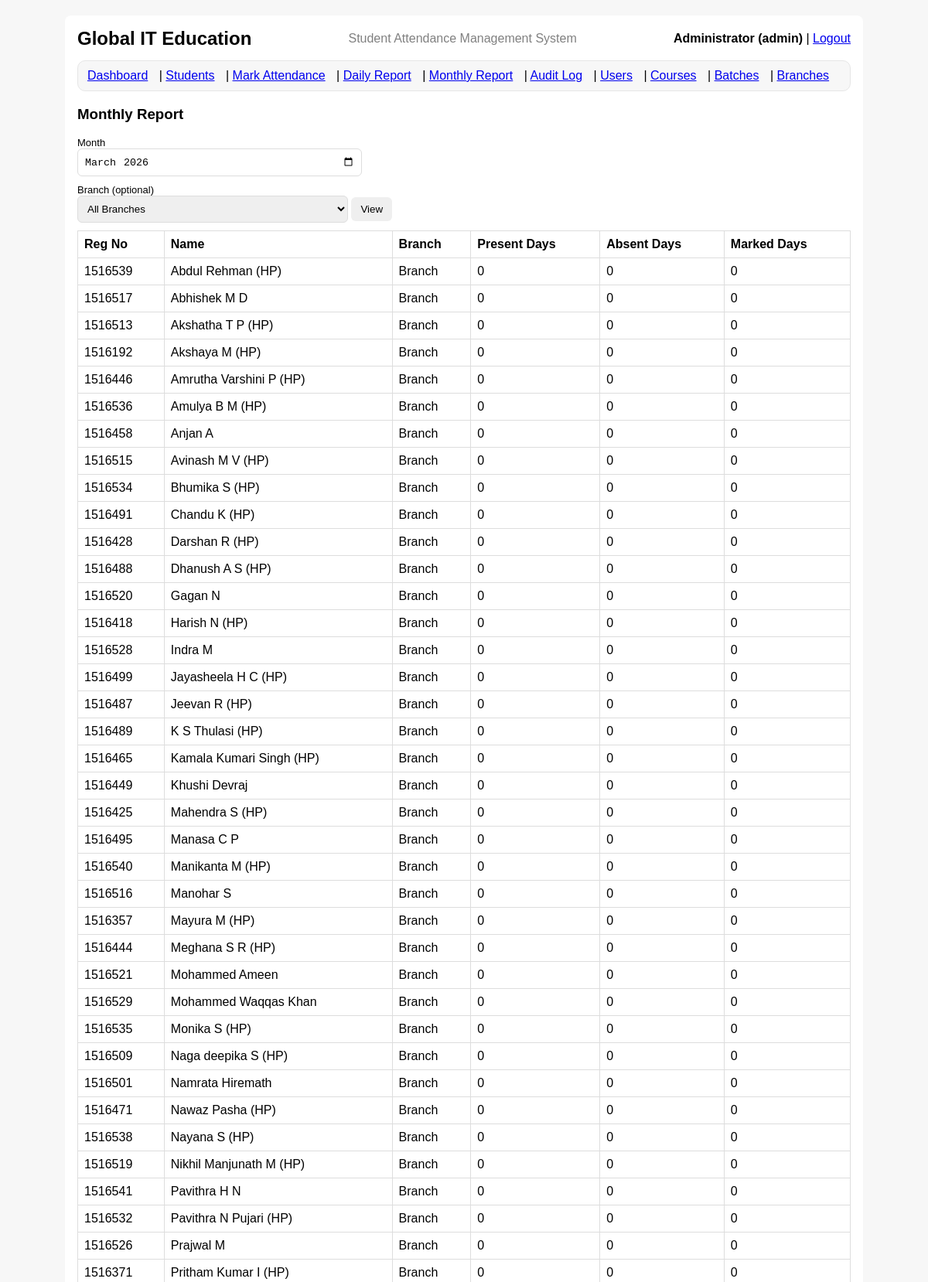
Screenshot of /report/monthly (signed in, upper part) with the database file from the repository.
### tables this page shows
CREATE TABLE students (
  id INTEGER PRIMARY KEY AUTOINCREMENT,
  full_name TEXT NOT NULL,
  mobile_number TEXT,
  registration_number TEXT NOT NULL UNIQUE,
  course_id INTEGER,
  branch_id INTEGER,
  address TEXT,
  qualification TEXT,
  date_of_joining TEXT NOT NULL,
  is_active INTEGER NOT NULL DEFAULT 1,
  FOREIGN KEY(course_id) REFERENCES courses(id),
  FOREIGN KEY(branch_id) REFERENCES branches(id)
);

### app.py (the view)
@app.route("/report/monthly", methods=["GET"])
@login_required
def report_monthly():
    month = request.args.get("month") or str(date.today())[:7]
    branch_id = request.args.get("branch_id")
    conn = get_conn()
    cur = conn.cursor()
    cur.execute(
        """
        SELECT id, branch_name
        FROM branches
        WHERE is_active=1
        ORDER BY branch_name
        """
    )
    branches_rows = cur.fetchall()
    if branch_id:
        cur.execute(
            """
            SELECT s.registration_number, s.full_name, s.branch_id, br.branch_name,
                   SUM(CASE WHEN a.status='P' THEN 1 ELSE 0 END) AS present_days,
                   SUM(CASE WHEN a.status='A' THEN 1 ELSE 0 END) AS absent_days,
                   COUNT(a.id) AS marked_days
            FROM students s
            LEFT JOIN attendance a
              ON a.student_id = s.id AND substr(a.att_date, 1, 7) = ?
            LEFT JOIN branches br ON br.id = s.branch_id
            WHERE s.is_active=1 AND s.branch_id=?
            GROUP BY s.id
            ORDER BY s.full_name
            """,
            (month, branch_id),
        )
    else:
        cur.execute(
            """
            SELECT s.registration_number, s.full_name, s.branch_id, br.branch_name,
                   SUM(CASE WHEN a.status='P' THEN 1 ELSE 0 END) AS present_days,
                   SUM(CASE WHEN a.status='A' THEN 1 ELSE 0 END) AS absent_days,
                   COUNT(a.id) AS marked_days
            FROM students s
            LEFT JOIN attendance a
              ON a.student_id = s.id AND substr(a.att_date, 1, 7) = ?
            LEFT JOIN branches br ON br.id = s.branch_id
            WHERE s.is_active=1
            GROUP BY s.id
            ORDER BY s.full_name
            """,
            (month,),
        )
    rows = cur.fetchall()
    conn.close()
    return render_template(
        "report_monthly.html",
        rows=rows,
        month=month,
        branches=branches_rows,
        branch_id=branch_id,
    )

### auth.py (called while the page is built)
def login_required(view_func):
    @wraps(view_func)
    def wrapper(*args, **kwargs):
        if "user_id" not in session:
            flash("Please login first.", "danger")
            return redirect(url_for("login"))
        return view_func(*args, **kwargs)
    return wrapper

### db.py (called while the page is built)
def get_conn():
    conn = sqlite3.connect(DB_PATH)
    conn.row_factory = sqlite3.Row
    conn.execute("PRAGMA foreign_keys = ON;")
    return conn

### templates/report_monthly.html (shortened to what this page needs)
{% extends "base.html" %}
{% block content %}
<h3>Monthly Report</h3>
<form method="get">
  <label>Month</label>
  <input type="month" name="month" value="{{ month }}">
  <label>Branch (optional)</label>
  <select name="branch_id">
    <option value="">All Branches</option>
  </select>
  <button type="submit">View</button>
</form>
<table>
  <tr>
    <th>Reg No</th>
    <th>Name</th>
    <th>Branch</th>
    <th>Present Days</th>
    <th>Absent Days</th>
    <th>Marked Days</th>
  </tr>
  {% for r in rows %}
  <tr>
    <td>{{ r.registration_number }}</td>
    <td>{{ r.full_name }}</td>
    <td>{{ r.branch_name or "-" }}</td>
    <td>{{ r.present_days or 0 }}</td>
    <td>{{ r.absent_days or 0 }}</td>
    <td>{{ r.marked_days or 0 }}</td>
  </tr>
  {% endfor %}
</table>
{% endblock %}

### static/style.css (style rules this page uses)
body { font-family: Arial, sans-serif; background:#f7f7f7; }
table { width:100%; border-collapse: collapse; margin-top: 10px; }
th, td { border: 1px solid #ddd; padding: 8px; text-align:left; }
label { display:block; margin-top:10px; font-size: 13px; }
input, select { width: 350px; max-width: 100%; padding: 8px; border:1px solid #ddd; border-radius: 6px; }
button { padding: 8px 12px; border:0; border-radius: 6px; cursor:pointer; }

### rows the page displays
students: registration_number "1516539", full_name "Abdul Rehman (HP)", branch_name "Branch", present_days "0", absent_days "0", marked_days "0"
students: registration_number "1516517", full_name "Abhishek M D", branch_name "Branch", present_days "0", absent_days "0", marked_days "0"
students: registration_number "1516513", full_name "Akshatha T P (HP)", branch_name "Branch", present_days "0", absent_days "0", marked_days "0"
students: registration_number "1516192", full_name "Akshaya M (HP)", branch_name "Branch", present_days "0", absent_days "0", marked_days "0"
students: registration_number "1516446", full_name "Amrutha Varshini P (HP)", branch_name "Branch", present_days "0", absent_days "0", marked_days "0"
students: registration_number "1516536", full_name "Amulya B M (HP)", branch_name "Branch", present_days "0", absent_days "0", marked_days "0"
students: registration_number "1516458", full_name "Anjan A", branch_name "Branch", present_days "0", absent_days "0", marked_days "0"
students: registration_number "1516515", full_name "Avinash M V (HP)", branch_name "Branch", present_days "0", absent_days "0", marked_days "0"
students: registration_number "1516534", full_name "Bhumika S (HP)", branch_name "Branch", present_days "0", absent_days "0", marked_days "0"
students: registration_number "1516491", full_name "Chandu K (HP)", branch_name "Branch", present_days "0", absent_days "0", marked_days "0"
students: registration_number "1516428", full_name "Darshan R (HP)", branch_name "Branch", present_days "0", absent_days "0", marked_days "0"
students: registration_number "1516488", full_name "Dhanush A S (HP)", branch_name "Branch", present_days "0", absent_days "0", marked_days "0"
students: registration_number "1516520", full_name "Gagan N", branch_name "Branch", present_days "0", absent_days "0", marked_days "0"
students: registration_number "1516418", full_name "Harish N (HP)", branch_name "Branch", present_days "0", absent_days "0", marked_days "0"
students: registration_number "1516528", full_name "Indra M", branch_name "Branch", present_days "0", absent_days "0", marked_days "0"
students: registration_number "1516499", full_name "Jayasheela H C (HP)", branch_name "Branch", present_days "0", absent_days "0", marked_days "0"
students: registration_number "1516487", full_name "Jeevan R (HP)", branch_name "Branch", present_days "0", absent_days "0", marked_days "0"
students: registration_number "1516489", full_name "K S Thulasi (HP)", branch_name "Branch", present_days "0", absent_days "0", marked_days "0"
students: registration_number "1516465", full_name "Kamala Kumari Singh (HP)", branch_name "Branch", present_days "0", absent_days "0", marked_days "0"
students: registration_number "1516449", full_name "Khushi Devraj", branch_name "Branch", present_days "0", absent_days "0", marked_days "0"
students: registration_number "1516425", full_name "Mahendra S (HP)", branch_name "Branch", present_days "0", absent_days "0", marked_days "0"
students: registration_number "1516495", full_name "Manasa C P", branch_name "Branch", present_days "0", absent_days "0", marked_days "0"
students: registration_number "1516540", full_name "Manikanta M (HP)", branch_name "Branch", present_days "0", absent_days "0", marked_days "0"
students: registration_number "1516516", full_name "Manohar S", branch_name "Branch", present_days "0", absent_days "0", marked_days "0"
students: registration_number "1516357", full_name "Mayura M (HP)", branch_name "Branch", present_days "0", absent_days "0", marked_days "0"
students: registration_number "1516444", full_name "Meghana S R (HP)", branch_name "Branch", present_days "0", absent_days "0", marked_days "0"
students: registration_number "1516521", full_name "Mohammed Ameen", branch_name "Branch", present_days "0", absent_days "0", marked_days "0"
students: registration_number "1516529", full_name "Mohammed Waqqas Khan", branch_name "Branch", present_days "0", absent_days "0", marked_days "0"
students: registration_number "1516535", full_name "Monika S (HP)", branch_name "Branch", present_days "0", absent_days "0", marked_days "0"
students: registration_number "1516509", full_name "Naga deepika S (HP)", branch_name "Branch", present_days "0", absent_days "0", marked_days "0"
students: registration_number "1516501", full_name "Namrata Hiremath", branch_name "Branch", present_days "0", absent_days "0", marked_days "0"
students: registration_number "1516471", full_name "Nawaz Pasha (HP)", branch_name "Branch", present_days "0", absent_days "0", marked_days "0"
students: registration_number "1516538", full_name "Nayana S (HP)", branch_name "Branch", present_days "0", absent_days "0", marked_days "0"
students: registration_number "1516519", full_name "Nikhil Manjunath M (HP)", branch_name "Branch", present_days "0", absent_days "0", marked_days "0"
students: registration_number "1516541", full_name "Pavithra H N", branch_name "Branch", present_days "0", absent_days "0", marked_days "0"
students: registration_number "1516532", full_name "Pavithra N Pujari (HP)", branch_name "Branch", present_days "0", absent_days "0", marked_days "0"
students: registration_number "1516526", full_name "Prajwal M", branch_name "Branch", present_days "0", absent_days "0", marked_days "0"
students: registration_number "1516371", full_name "Pritham Kumar I (HP)", branch_name "Branch", present_days "0", absent_days "0", marked_days "0"

### other values shown
{{ session.get("full_name") }} "Administrator"
{{ session.get("username", "") }} "admin"
